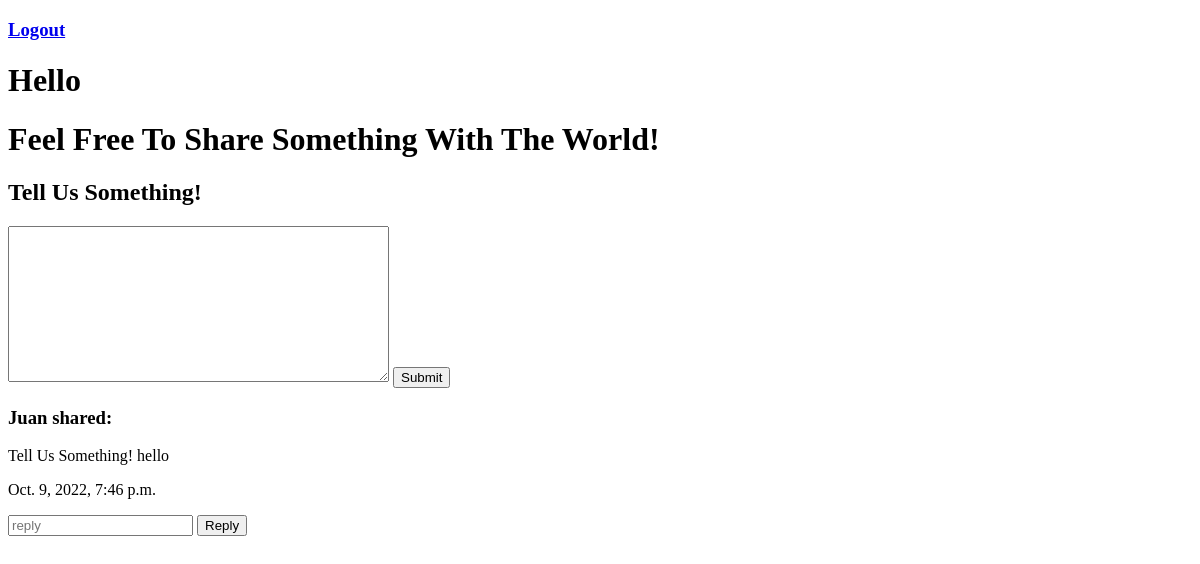
The app's page /home, older data.
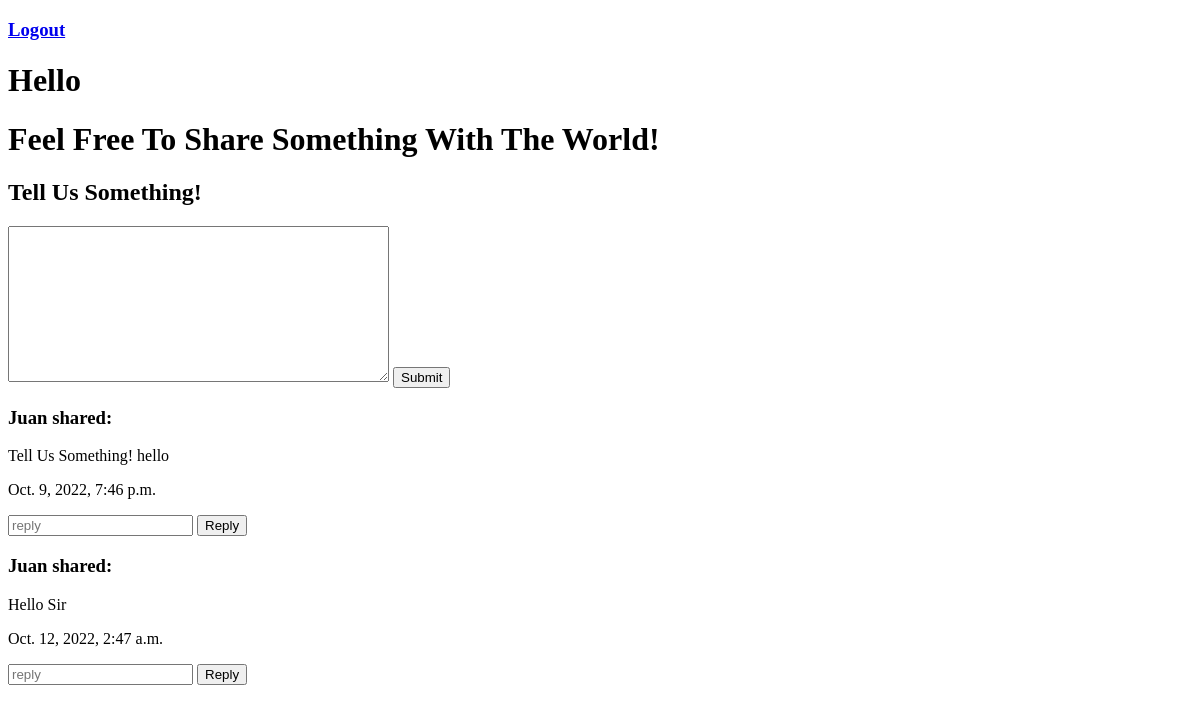
The same page, newer data.
### blog_app/models.py (models this page shows)
class Post(models.Model):
    content = models.CharField(max_length=255)
    creator = models.ForeignKey(User, related_name="created_post", on_delete=models.CASCADE)
    reply = models.ForeignKey('self', null=True, related_name="replies", on_delete=models.CASCADE)
    created_at = models.DateTimeField(auto_now_add=True)
    updated_at = models.DateTimeField(auto_now=True)

class User(models.Model):
    first_name = models.CharField(max_length=225, null=True)
    last_name = models.CharField(max_length=225, null=True)
    email = models.EmailField()
    password = models.CharField(max_length=255)
    created_at = models.DateTimeField(auto_now_add=True)
    updated_at = models.DateTimeField(auto_now=True)
    objects = UserManager()

### blog_app/views.py (the view)
# urls.py: path('home', views.render_home),
def render_home(request):
    context = {
        'all_posts': Post.objects.all(),
        'all_replies': Response.objects.all()
    }
    return render(request, "home.html", context)

### blog_app/templates/home.html (shortened to what this page needs)
<!DOCTYPE html>
<html lang="en">
<head>
    {% load static %}
</head>
<body>
    <span>
        <h3><a href="/logout">Logout</h3></a>
    </span>
    <h1>Hello {{request.session.name}}</h1>
    <div class="post">
        <h1>Feel Free To Share Something With The World!</h1>
        <form action="/post_blog" method="POST">
            <h2>Tell Us Something!</h2>
            <textarea name="content" rows="10" cols="45">
            </textarea>
            <button>Submit</button>
        </form>
    </div>
    {% for post in all_posts %}
    <h3>{{post.creator.first_name}} shared:</h3>
    <p>{{post.content}}</p>
    <p>{{post.created_at}}</p>
    <form action="/reply" method="POST">
        <input type="text" placeholder="reply" name="text">
        <button>Reply</button>
    </form>
    {% endfor %}
</body>
</html>

Row changes from the older to the newer data that the page shows:
added Post: creator.first_name "Juan", content "Hello Sir", created_at "Oct. 12, 2022, 2:47 a.m."
